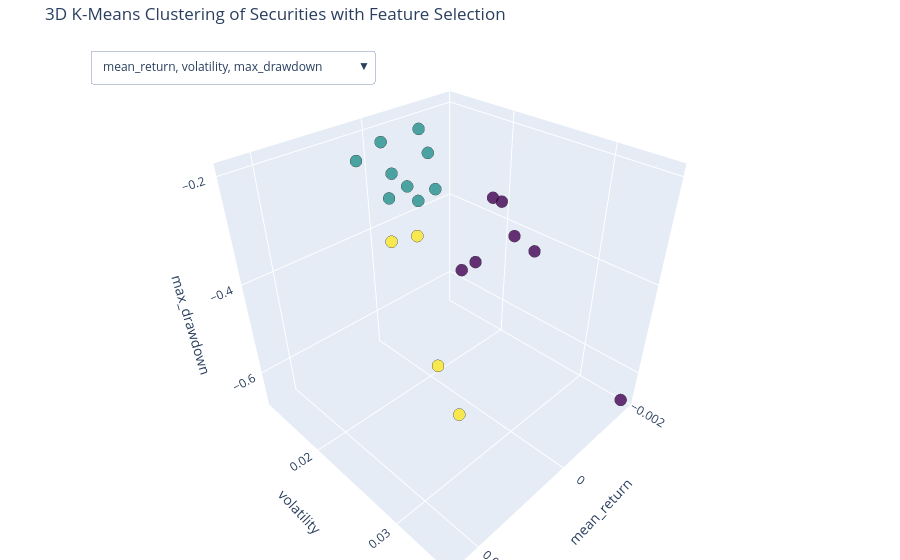

Here is the notebook cell this chart was saved with:
### Markdown cell above
We will implement k-means clustering in attempt to diversify our portfolio and group stocks with similar risk-return profiles. We make use of the elbow method and the KneeLocator module to select the optimal number of clusters.

### Code cell
import yfinance as yf
import pandas as pd
import numpy as np
import matplotlib.pyplot as plt
import random
from scipy.optimize import minimize
from itertools import combinations
from sklearn.cluster import KMeans
from sklearn.preprocessing import StandardScaler
import plotly.express as px
import plotly.graph_objects as go
from plotly.subplots import make_subplots
from kneed import KneeLocator
import requests
random.seed(123)

# Table of S&P 500 tickers from wikipedia
url = "https://en.wikipedia.org/wiki/List_of_S%26P_500_companies"
response = requests.get(url, headers={'User-Agent': 'Mozilla/5.0'})

# Read the table from the page
sp500_table = pd.read_html(response.text, flavor='lxml')[0]
sp500_tickers = sp500_table['Symbol'].tolist()

# Select a random sample from the S&P 500 stocks
tickers = random.sample(sp500_tickers, 20)

# Download adjusted closing prices
data = yf.download(tickers, start="2024-04-06", end="2025-04-05", auto_adjust=True)['Close']
returns = data.pct_change()

# Function to calculate max drawdown
def max_drawdown(series):
    cumulative = (1 + series).cumprod()
    peak = cumulative.cummax()
    drawdown = (cumulative - peak) / peak
    return drawdown.min()

# Risk-free rate
risk_free_rate = np.exp(np.log(0.04 + 1)/252) - 1

# Feature engineering: use mean return and volatility
features = pd.DataFrame(index=tickers)
features['mean_return'] = returns.mean()
features['volatility'] = returns.std()
features['max_drawdown'] = returns.apply(max_drawdown)
features['sharpe_ratio'] = (features['mean_return'] - risk_free_rate)*np.sqrt(252) / features['volatility']

# Normalise the features
scaler = StandardScaler()
scaled_features = scaler.fit_transform(features)

# Elbow method to calcuate the inertia for different numbers of clusters k
inertia = []
k_range = range(1, 10)

for k in k_range:
    km = KMeans(n_clusters=k, random_state=42)
    km.fit(scaled_features)
    inertia.append(km.inertia_)

# Plot Elbow curve
plt.figure(figsize=(8, 5))
plt.plot(k_range, inertia, 'bo-')
plt.xlabel('Number of Clusters (k)')
plt.ylabel('Inertia')
plt.title('Elbow Method for Optimal k')
plt.grid(True)
plt.show()

# Based on elbow, select optimal k and from clusters
kneedle = KneeLocator(k_range, inertia, curve='convex', direction='decreasing')
optimal_k = kneedle.knee
print(f"Optimal number of clusters: {optimal_k}")

kmeans = KMeans(n_clusters=optimal_k, random_state=42)
features['cluster'] = kmeans.fit_predict(scaled_features)

# 3D INTERACTIVE PLOTLY PLOT

# Define all combinations of 3 out of 4 features
all_features = ['mean_return', 'volatility', 'max_drawdown', 'sharpe_ratio']
feature_combos = list(combinations(all_features, 3))

# Prepare traces for each feature combo
fig = go.Figure()

for i, (x, y, z) in enumerate(feature_combos):
    visible = True if i == 0 else False
    fig.add_trace(go.Scatter3d(
        x=features[x],
        y=features[y],
        z=features[z],
        mode='markers',
        text=features.index,
        marker=dict(
            size=7,
            color=features['cluster'],
            colorscale='viridis',
            opacity=0.8,
            line=dict(width=1)
        ),
        name=f"{x}, {y}, {z}",
        visible=visible
    ))

# Dropdown menu for selecting features
dropdown_buttons = []

for i, (x, y, z) in enumerate(feature_combos):
    visibility = [j == i for j in range(len(feature_combos))]
    label = f"{x}, {y}, {z}"
    dropdown_buttons.append(dict(
        label=label,
        method='update',
        args=[{'visible': visibility},
              {'scene': dict(
                  xaxis_title=x,
                  yaxis_title=y,
                  zaxis_title=z
              )}]
    ))

# Layout
fig.update_layout(
    updatemenus=[dict(
        buttons=dropdown_buttons,
        direction="down",
        pad={"r": 10, "t": 10},
        showactive=True,
        x=0.1,
        xanchor="left",
        y=1.0,
        yanchor="top"
    )],
    scene=dict(
        xaxis_title=feature_combos[0][0],
        yaxis_title=feature_combos[0][1],
        zaxis_title=feature_combos[0][2],
    ),
    margin=dict(l=0, r=0, b=0, t=40),
    title="3D K-Means Clustering of Securities with Feature Selection"
)

fig.show()

# Select 2 securities per cluster
top_picks = features.groupby('cluster').apply(lambda df: df.sort_values('sharpe_ratio', ascending=False).head(2), include_groups=False)
print("\nTop Picks from Each Cluster:")
print(top_picks)

### Figure 1 — Plotly figure (JSON) as saved in the notebook; plotly's stock layout.template omitted (floating-point values rounded to 4 significant figures)
{"data": [{"marker": {"color": [1, 1, 0, 0, 2, 1, 2, 0, 2, 0, 1, 1, 1, 1, 1, 2, 0, 0, 0, 1], "colorscale": [[0, "#440154"], [0.1111, "#482878"], [0.2222, "#3e4989"], [0.3333, "#31688e"], [0.4444, "#26828e"], [0.5556, "#1f9e89"], [0.6667, "#35b779"], [0.7778, "#6ece58"], [0.8889, "#b5de2b"], [1, "#fde725"]], "line": {"width": 1}, "opacity": 0.8, "size": 7}, "mode": "markers", "name": "mean_return, volatility, max_drawdown", "text": ["AXP", "CMI", "ARES", "REGN", "GRMN", "CSX", "AXON", "SNPS", "UAL", "TTD", "GOOGL", "FRT", "KIM", "LII", "EMR", "EQT", "TGT", "CDNS", "BA", "EOG"], "type": "scatter3d", "visible": true, "x": [0.0003702, -8.073e-05, -0.0001643, -0.001826, 0.001085, -0.0009582, 0.002428, -0.001302, 0.001651, -0.001846, -5.403e-05, -0.0002516, 0.0004177, 0.0005823, -0.0005365, 0.001235, -0.001876, -0.0008754, -0.0008747, -0.000573], "y": [0.01767, 0.01726, 0.0231, 0.01696, 0.02493, 0.01503, 0.03393, 0.02374, 0.03182, 0.03487, 0.01871, 0.01312, 0.01408, 0.01946, 0.01815, 0.02306, 0.02386, 0.02395, 0.02302, 0.01609], "z": [-0.2805, -0.2775, -0.3998, -0.5222, -0.2597, -0.2568, -0.3005, -0.3753, -0.4782, -0.6686, -0.2937, -0.2258, -0.2342, -0.2154, -0.293, -0.2793, -0.4338, -0.2867, -0.2864, -0.1935]}, {"marker": {"color": [1, 1, 0, 0, 2, 1, 2, 0, 2, 0, 1, 1, 1, 1, 1, 2, 0, 0, 0, 1], "colorscale": [[0, "#440154"], [0.1111, "#482878"], [0.2222, "#3e4989"], [0.3333, "#31688e"], [0.4444, "#26828e"], [0.5556, "#1f9e89"], [0.6667, "#35b779"], [0.7778, "#6ece58"], [0.8889, "#b5de2b"], [1, "#fde725"]], "line": {"width": 1}, "opacity": 0.8, "size": 7}, "mode": "markers", "name": "mean_return, volatility, sharpe_ratio", "text": ["AXP", "CMI", "ARES", "REGN", "GRMN", "CSX", "AXON", "SNPS", "UAL", "TTD", "GOOGL", "FRT", "KIM", "LII", "EMR", "EQT", "TGT", "CDNS", "BA", "EOG"], "type": "scatter3d", "visible": false, "x": [0.0003702, -8.073e-05, -0.0001643, -0.001826, 0.001085, -0.0009582, 0.002428, -0.001302, 0.001651, -0.001846, -5.403e-05, -0.0002516, 0.0004177, 0.0005823, -0.0005365, 0.001235, -0.001876, -0.0008754, -0.0008747, -0.000573], "y": [0.01767, 0.01726, 0.0231, 0.01696, 0.02493, 0.01503, 0.03393, 0.02374, 0.03182, 0.03487, 0.01871, 0.01312, 0.01408, 0.01946, 0.01815, 0.02306, 0.02386, 0.02395, 0.02302, 0.01609], "z": [0.1927, -0.2174, -0.2198, -1.856, 0.5917, -1.176, 1.063, -0.9743, 0.7459, -0.9115, -0.1779, -0.4928, 0.2956, 0.348, -0.6055, 0.7427, -1.352, -0.6834, -0.7105, -0.719]}, {"marker": {"color": [1, 1, 0, 0, 2, 1, 2, 0, 2, 0, 1, 1, 1, 1, 1, 2, 0, 0, 0, 1], "colorscale": [[0, "#440154"], [0.1111, "#482878"], [0.2222, "#3e4989"], [0.3333, "#31688e"], [0.4444, "#26828e"], [0.5556, "#1f9e89"], [0.6667, "#35b779"], [0.7778, "#6ece58"], [0.8889, "#b5de2b"], [1, "#fde725"]], "line": {"width": 1}, "opacity": 0.8, "size": 7}, "mode": "markers", "name": "mean_return, max_drawdown, sharpe_ratio", "text": ["AXP", "CMI", "ARES", "REGN", "GRMN", "CSX", "AXON", "SNPS", "UAL", "TTD", "GOOGL", "FRT", "KIM", "LII", "EMR", "EQT", "TGT", "CDNS", "BA", "EOG"], "type": "scatter3d", "visible": false, "x": [0.0003702, -8.073e-05, -0.0001643, -0.001826, 0.001085, -0.0009582, 0.002428, -0.001302, 0.001651, -0.001846, -5.403e-05, -0.0002516, 0.0004177, 0.0005823, -0.0005365, 0.001235, -0.001876, -0.0008754, -0.0008747, -0.000573], "y": [-0.2805, -0.2775, -0.3998, -0.5222, -0.2597, -0.2568, -0.3005, -0.3753, -0.4782, -0.6686, -0.2937, -0.2258, -0.2342, -0.2154, -0.293, -0.2793, -0.4338, -0.2867, -0.2864, -0.1935], "z": [0.1927, -0.2174, -0.2198, -1.856, 0.5917, -1.176, 1.063, -0.9743, 0.7459, -0.9115, -0.1779, -0.4928, 0.2956, 0.348, -0.6055, 0.7427, -1.352, -0.6834, -0.7105, -0.719]}, {"marker": {"color": [1, 1, 0, 0, 2, 1, 2, 0, 2, 0, 1, 1, 1, 1, 1, 2, 0, 0, 0, 1], "colorscale": [[0, "#440154"], [0.1111, "#482878"], [0.2222, "#3e4989"], [0.3333, "#31688e"], [0.4444, "#26828e"], [0.5556, "#1f9e89"], [0.6667, "#35b779"], [0.7778, "#6ece58"], [0.8889, "#b5de2b"], [1, "#fde725"]], "line": {"width": 1}, "opacity": 0.8, "size": 7}, "mode": "markers", "name": "volatility, max_drawdown, sharpe_ratio", "text": ["AXP", "CMI", "ARES", "REGN", "GRMN", "CSX", "AXON", "SNPS", "UAL", "TTD", "GOOGL", "FRT", "KIM", "LII", "EMR", "EQT", "TGT", "CDNS", "BA", "EOG"], "type": "scatter3d", "visible": false, "x": [0.01767, 0.01726, 0.0231, 0.01696, 0.02493, 0.01503, 0.03393, 0.02374, 0.03182, 0.03487, 0.01871, 0.01312, 0.01408, 0.01946, 0.01815, 0.02306, 0.02386, 0.02395, 0.02302, 0.01609], "y": [-0.2805, -0.2775, -0.3998, -0.5222, -0.2597, -0.2568, -0.3005, -0.3753, -0.4782, -0.6686, -0.2937, -0.2258, -0.2342, -0.2154, -0.293, -0.2793, -0.4338, -0.2867, -0.2864, -0.1935], "z": [0.1927, -0.2174, -0.2198, -1.856, 0.5917, -1.176, 1.063, -0.9743, 0.7459, -0.9115, -0.1779, -0.4928, 0.2956, 0.348, -0.6055, 0.7427, -1.352, -0.6834, -0.7105, -0.719]}], "layout": {"margin": {"b": 0, "l": 0, "r": 0, "t": 40}, "scene": {"xaxis": {"title": {"text": "mean_return"}}, "yaxis": {"title": {"text": "volatility"}}, "zaxis": {"title": {"text": "max_drawdown"}}}, "title": {"text": "3D K-Means Clustering of Securities with Feature Selection"}, "updatemenus": [{"buttons": [{"args": [{"visible": [true, false, false, false]}, {"scene": {"xaxis_title": "mean_return", "yaxis_title": "volatility", "zaxis_title": "max_drawdown"}}], "label": "mean_return, volatility, max_drawdown", "method": "update"}, {"args": [{"visible": [false, true, false, false]}, {"scene": {"xaxis_title": "mean_return", "yaxis_title": "volatility", "zaxis_title": "sharpe_ratio"}}], "label": "mean_return, volatility, sharpe_ratio", "method": "update"}, {"args": [{"visible": [false, false, true, false]}, {"scene": {"xaxis_title": "mean_return", "yaxis_title": "max_drawdown", "zaxis_title": "sharpe_ratio"}}], "label": "mean_return, max_drawdown, sharpe_ratio", "method": "update"}, {"args": [{"visible": [false, false, false, true]}, {"scene": {"xaxis_title": "volatility", "yaxis_title": "max_drawdown", "zaxis_title": "sharpe_ratio"}}], "label": "volatility, max_drawdown, sharpe_ratio", "method": "update"}], "direction": "down", "pad": {"r": 10, "t": 10}, "showactive": true, "x": 0.1, "xanchor": "left", "y": 1, "yanchor": "top"}]}}
